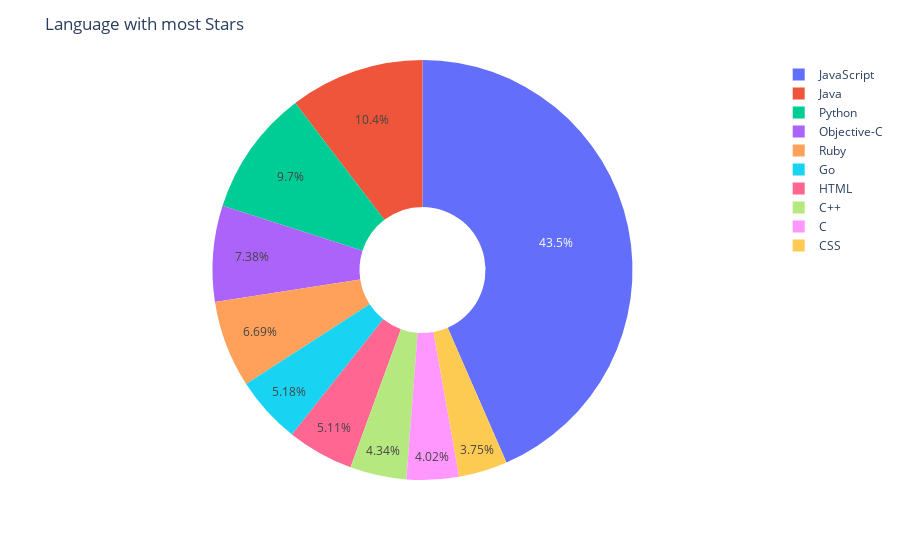

Notebook cell for this chart:
### Markdown cell above
#### Language with most Stars

### Code cell
fig=px.pie(group1[:10],values='Stars',names='Language',hole=0.3)
fig.update_layout(title="Language with most Stars")

fig.update_xaxes(title_font=dict(size=20))

fig.show()

### Figure 1 — Plotly figure (JSON) as saved in the notebook; plotly's stock layout.template omitted (floating-point values rounded to 4 significant figures)
{"data": [{"domain": {"x": [0, 1], "y": [0, 1]}, "hole": 0.3, "hovertemplate": "Language=%{label}<br>Stars=%{value}<extra></extra>", "labels": ["JavaScript", "Java", "Python", "Objective-C", "Ruby", "Go", "HTML", "C++", "C", "CSS"], "legendgroup": "", "name": "", "showlegend": true, "type": "pie", "values": [7861101, 1873569, 1755385, 1335479, 1210719, 937958, 924982, 785736, 727586, 679253]}], "layout": {"legend": {"tracegroupgap": 0}, "margin": {"t": 60}, "title": {"text": "Language with most Stars"}, "xaxis": {"title": {"font": {"size": 20}}}}}
